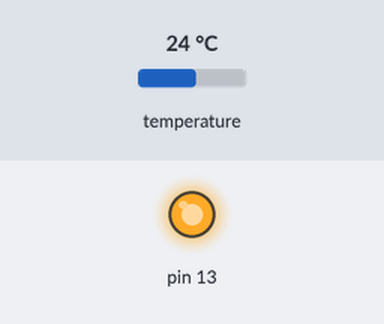
A sketch run on a simulated Teensy 4. Shown: output pins drawn as LEDs (lit = HIGH). Dashed ring = blinking. The test bench sets the inputs (shaded band); at power-on: temperature 24 °C. Pins used as bus, display or sensor lines are not drawn.

Above: at 2.1 s.
At 3.5 s:
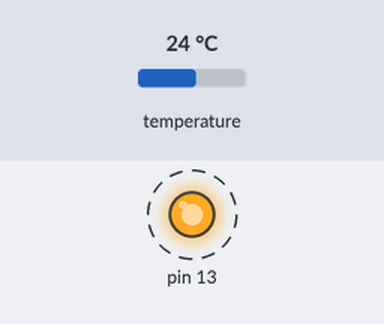
Timing chart, 0 to 4.5 s (numbered marks = the images above):
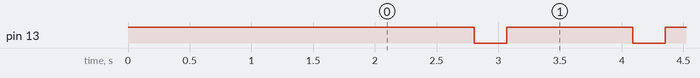

Measured:
- by itself, pin 13: alternates HIGH for 1.0 s and LOW for 0.26 s

The sketch:

water_main.ino
```cpp
#include "OneWire.h"

/*This is the desired temperature for the water.*/
#define WATER_TEMPERATURE   18

#define TMP_VCC     7
#define TMP_GND     6
#define TMP_DATA    5

#define RLY_POWER   2

OneWire  ds(TMP_DATA);  // on pin 10 (a 4.7K resistor is necessary)
float temperature;

void setup() {

  byte addr[8];
  Serial.begin(9600);

  pinMode(13, OUTPUT);
  digitalWrite(13, HIGH);

  //Setup the pinouts for the temperature
  pinMode(TMP_VCC, OUTPUT);
  digitalWrite(TMP_VCC, HIGH);
  pinMode(TMP_GND, OUTPUT);
  digitalWrite(TMP_GND, LOW);

  //relay
  pinMode(RLY_POWER, OUTPUT);
  digitalWrite(RLY_POWER, LOW);

  temperature = getTemperature();
  delay(500);
}

uint8_t led;
void loop(void)
{

  /*First sample the temperature*/
  temperature = getTemperature();

  /*Add 1 to the temperature for upper limit & subtract for lower*/

  /*If the temperature is over then turn the mat off*/
  if(temperature > (WATER_TEMPERATURE+1))
  {
    digitalWrite(RLY_POWER, LOW);
  }

  /*If the temperature is under then turn the mat on*/
  if(temperature < (WATER_TEMPERATURE-1))
  {
    digitalWrite(RLY_POWER, HIGH);
  }


  if(led != HIGH){
    digitalWrite(13, HIGH);
    led = HIGH;
  }else{
    digitalWrite(13, LOW);
    led = LOW;
  }
}


float getTemperature()
{
  byte i;
  byte present = 0;
  byte type_s;
  byte data[12];
  byte addr[8];
  float celsius, fahrenheit;

  if ( !ds.search(addr)) {
    //Serial.println("No more addresses.");
    //Serial.println();
    ds.reset_search();
    delay(250);
    return;
  }

  //Serial.print("ROM =");
  for ( i = 0; i < 8; i++) {
    //Serial.write(' ');
    //Serial.print(addr[i], HEX);
  }

  if (OneWire::crc8(addr, 7) != addr[7]) {
    //Serial.println("CRC is not valid!");
    return;
  }
  //Serial.println();

  // the first ROM byte indicates which chip
  switch (addr[0]) {
    case 0x10:
      //Serial.println("  Chip = DS18S20");  // or old DS1820
      type_s = 1;
      break;
    case 0x28:
      //Serial.println("  Chip = DS18B20");
      type_s = 0;
      break;
    case 0x22:
      //Serial.println("  Chip = DS1822");
      type_s = 0;
      break;
    default:
      //Serial.println("Device is not a DS18x20 family device.");
      return;
  }

  ds.reset();
  ds.select(addr);
  ds.write(0x44, 1);        // start conversion, with parasite power on at the end

  delay(1000);     // maybe 750ms is enough, maybe not
  // we might do a ds.depower() here, but the reset will take care of it.

  present = ds.reset();
  ds.select(addr);
  ds.write(0xBE);         // Read Scratchpad

  //Serial.print("  Data = ");
  //Serial.print(present, HEX);
  //Serial.print(" ");
  for ( i = 0; i < 9; i++) {           // we need 9 bytes
    data[i] = ds.read();
    //Serial.print(data[i], HEX);
    //Serial.print(" ");
  }
  //Serial.print(" CRC=");
  //Serial.print(OneWire::crc8(data, 8), HEX);
  //Serial.println();

  // Convert the data to actual temperature
  // because the result is a 16 bit signed integer, it should
  // be stored to an "int16_t" type, which is always 16 bits
  // even when compiled on a 32 bit processor.
  int16_t raw = (data[1] << 8) | data[0];
  if (type_s) {
    raw = raw << 3; // 9 bit resolution default
    if (data[7] == 0x10) {
      // "count remain" gives full 12 bit resolution
      raw = (raw & 0xFFF0) + 12 - data[6];
    }
  } else {
    byte cfg = (data[4] & 0x60);
    // at lower res, the low bits are undefined, so let's zero them
    if (cfg == 0x00) raw = raw & ~7;  // 9 bit resolution, 93.75 ms
    else if (cfg == 0x20) raw = raw & ~3; // 10 bit res, 187.5 ms
    else if (cfg == 0x40) raw = raw & ~1; // 11 bit res, 375 ms
    //// default is 12 bit resolution, 750 ms conversion time
  }
  celsius = (float)raw / 16.0;
  fahrenheit = celsius * 1.8 + 32.0;
  // Serial.print("  Temperature = ");
  //Serial.print(celsius);
  // Serial.print(" Celsius, ");
  //Serial.print(fahrenheit);
  //Serial.println(" Fahrenheit");

  return celsius;
}
```
